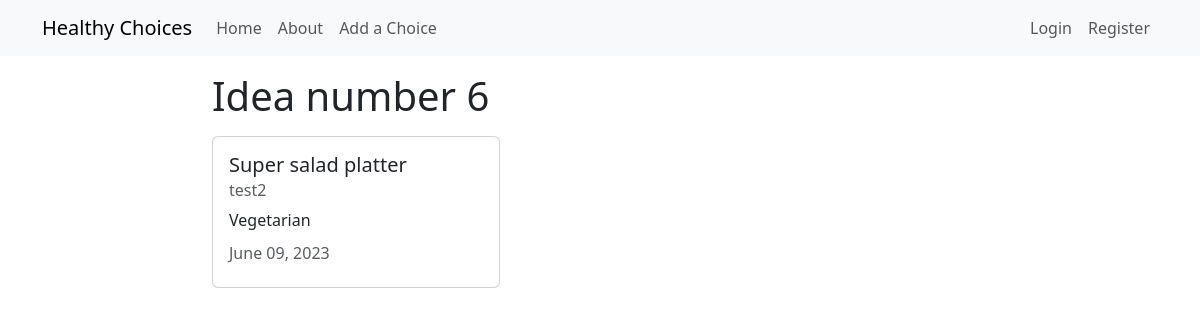
The page /choice/6/ on the database as committed earlier.
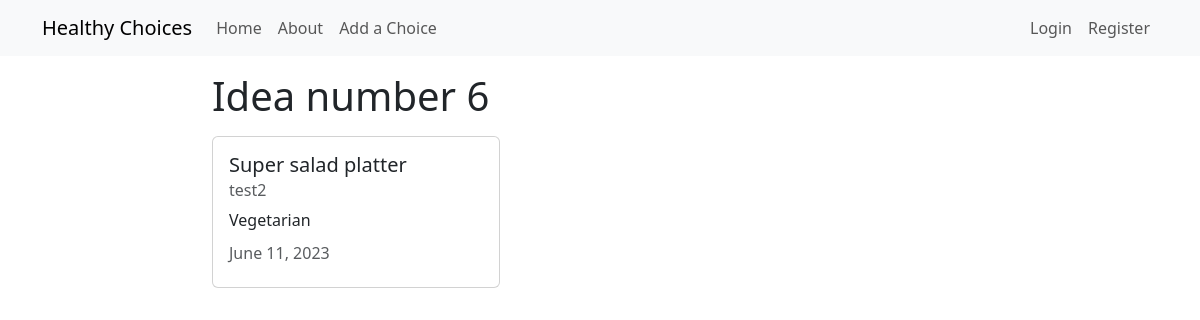
The same page on the database as committed later.
### choices/models.py (models this page shows, shortened)
class Choice(models.Model):
    title = models.CharField(max_length=100)
    picture = models.ImageField(upload_to='choice_pictures', blank=True, null=True)
    description = models.TextField()
    author = models.ForeignKey(User, on_delete=models.CASCADE)
    date_posted = models.DateTimeField(auto_now_add=True)
    date_updated = models.DateTimeField(auto_now=True)
    preparation = models.TextField(max_length=1000, default='')

### choices/views.py (the view)
# urls.py: path('choice/<int:pk>/', views.ChoiceDetailView.as_view(), name='choices-detail'),
class ChoiceDetailView(DetailView):
    model = Choice
    def get_context_data(self, **kwargs):
        context = super().get_context_data(**kwargs)
        context['preparation'] = self.object.preparation
        return context

### choices/templates/choices/choice_detail.html (shortened to what this page needs)
{% extends "choices/base.html" %}
{% block content %}
    <h1>Idea number {{object.id}}</h1>
        <div class="card my-3" style="width: 18rem;">
            <div class="card-body">
              <h5 class="card-title">{{ object.title }}</h5>
              <h6 class="card-subtitle mb-2 text-body-secondary">{{ object.author }}</h6>
              <p class="card-text">{{ object.description }}</p>
              <h6 class="card-subtitle mb-2 text-body-secondary">
                {{ object.date_updated|date:"F d, Y" }}</h6>
            </div>
          </div>
{% endblock content %}

### choices/templates/choices/base.html (shortened to what this page needs)
<!DOCTYPE html>
<html lang="en">
<head>
    <link href="https://cdn.jsdelivr.net/npm/bootstrap@5.3.0/dist/css/bootstrap.min.css" rel="stylesheet">
</head>
<body>
    <nav class="navbar navbar-expand-lg bg-body-tertiary" data-bs-theme="blue">
        <div class="container">
          <a class="navbar-brand" href="{% url 'choices-home' %}">Healthy Choices</a>
          <div class="collapse navbar-collapse" id="navbarNav">
            <ul class="navbar-nav">
              <li class="nav-item">
                <a class="nav-link" aria-current="page" href="{% url 'choices-home' %}">Home</a>
              </li>
              <li class="nav-item">
                <a class="nav-link" href="{% url 'choices-about' %}">About</a>
              </li>
              <li class="nav-item">
                <a class="nav-link" href="{% url 'choices-create' %}">Add a Choice</a>
            </ul>
          </div>
          <div class="navbar-nav">
            {% if user.is_authenticated %}
              <a class="nav-link nav-item" href="{% url 'user-profile' %}">My Profile</a>
              <a class="nav-link nav-item" href="{% url 'user-logout' %}">Logout</a>
            {% else %}
              <a class="nav-link nav-item" href="{% url 'user-login' %}">Login</a>
              <a class="nav-link nav-item" href="{% url 'user-register' %}">Register</a>
            {% endif %}
          </div>
        </div>
      </nav>
      <div class="container mt-3 col-8">
    {% block content %}
    {% endblock %}
      </div>
</body>
</html>

Rows that differ between the two databases and show on the page:
changed Choice "Super salad platter": date_updated "June 09, 2023" → "June 11, 2023"
